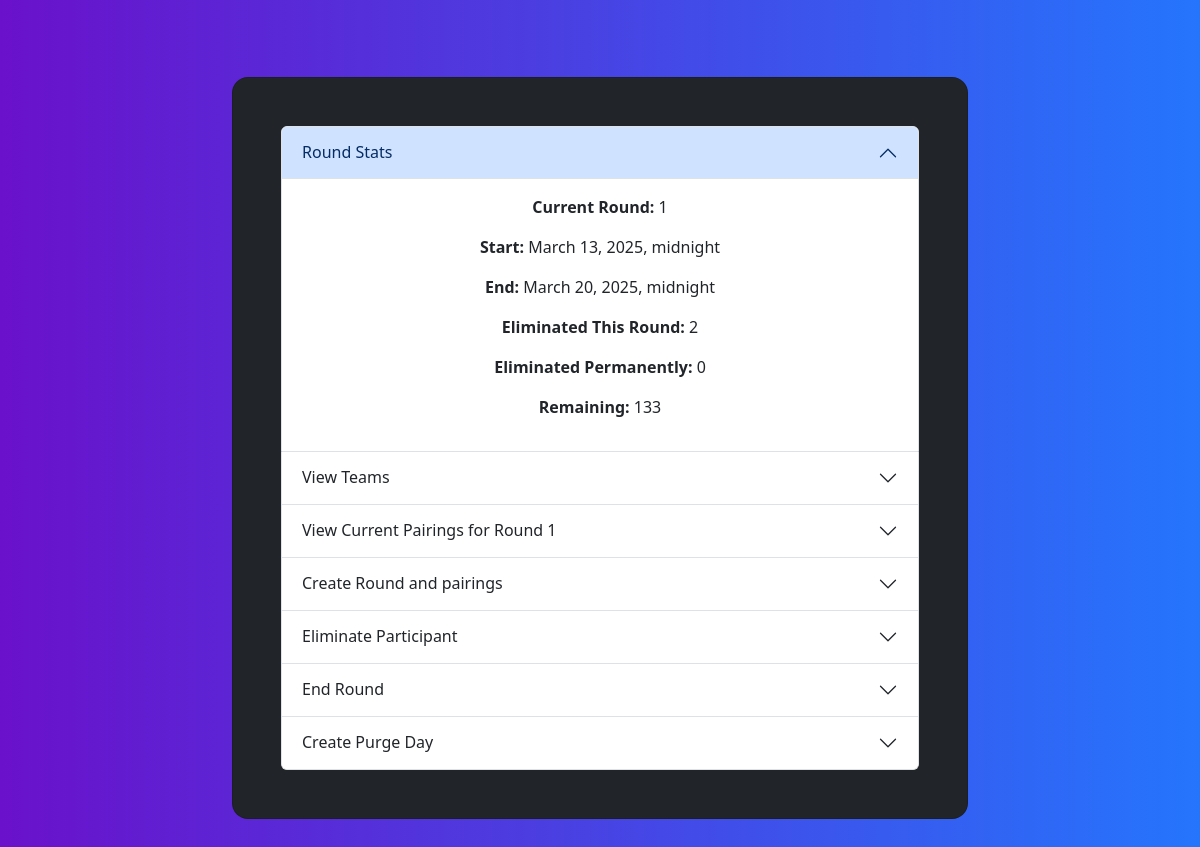
Screenshot of /admin-control (signed in) with the database file from the repository.
### assignments/models.py (models this page shows, shortened)
class Round(models.Model):
    index = models.IntegerField(default=0)
    start_date = models.DateTimeField("Date Round Starts")
    end_date = models.DateTimeField("Date Round Ends")
    completed = models.BooleanField(default=False)

### assignments/views.py (the view)
# urls.py: path("admin-control", views.adminControl, name="admin-control"),
@login_required(login_url="/accounts/login/")
def adminControl(request):
	try:
		current_round = getCurRound()
		if current_round is None:
			current_round = Round.objects.first()
		current_round_index = current_round.index
		round_elims = Participant.objects.filter(round_eliminated=True, eliminated_permanently=False)
		perm_elims = Participant.objects.filter(eliminated_permanently=True)
		remaining = Participant.objects.filter(round_eliminated=False, eliminated_permanently=False)
	except Exception as e:
		print(e)
		current_round = None
		current_round_index = -1
		round_elims = []
		perm_elims = []
		remaining = []
	round_targets = Target.objects.filter(round=current_round)
	round_target_list = list()
	for target in round_targets:
		round_target_list.append(model_to_dict(target))
	all_teams = Team.objects.all()
	team_list = list()
	for team in all_teams:
		team_list.append(model_to_dict(team))
	participants = Participant.objects.all()
	participant_list = list()
	for participant in participants:
		participant_list.append(model_to_dict(participant))
	template = loader.get_template("assignments/adminControl.html")
	context = {
		'current_round': current_round,
		'current_round_index': current_round_index,
		'eliminated_this_round': len(round_elims),
		'eliminated_permanently': len(perm_elims),
		'remaining': len(remaining),
		'round_targets': round_targets,
		'round_targets_ser': round_target_list,
		'teams': all_teams,
		'team_list': team_list,
		'participants': participant_list,
	}
	return HttpResponse(template.render(context, request))

### assignments/models.py (called while the page is built)
    def get_round_elimed(self):
        filtered_p = list()
        for p in self.participants.all():
            if p.round_eliminated is True and p.eliminated_permanently is False:
                filtered_p.append(p)
        return filtered_p

    def get_round_elimed_count(self):
        return len(self.get_round_elimed())

    def get_perm_elimed(self):
        filtered_p = list()
        for p in self.participants.all():
            if p.eliminated_permanently is True:
                filtered_p.append(p)
        return filtered_p

    def get_perm_elimed_count(self):
        return len(self.get_perm_elimed())

    def get_remaining(self):
        filtered_p = list()
        for p in self.participants.all():
            if p.round_eliminated is False and p.eliminated_permanently is False:
                filtered_p.append(p)
        return filtered_p

    def get_remaining_count(self):
        return len(self.get_remaining())

    def get_participants(self):
        return self.participants.all()

    def get_participants_first_name(self):
        filtered_p = list()
        for p in self.participants.all():
            if p.round_eliminated is False and p.eliminated_permanently is False:
                filtered_p.append(p.name.split(" ")[0])
        return ", ".join(filtered_p)

    def get_color(self):
        if self.eliminated_permanently:
            return "#DC4C64"
        if self.round_eliminated:
            return "#E4A11B"
        return "#14A44D"

    def __str__(self):
        return f"Round {self.round.index} target of {self.target_team.name} by {self.prosecuting_team.name}"

### assignments/views.py (called while the page is built)
def getCurRound() -> Round:
	rounds = Round.objects.all()
	for round in rounds:
		if round.start_date <= timezone.now() and round.end_date > timezone.now():
			return round
	return None

### assignments/templates/assignments/adminControl.html (shortened to what this page needs)
<!DOCTYPE html>
<html>
    <head>
        {% load bootstrap5 %}
        {% bootstrap_css %}
        {% load math_filters %}
        {% load target_filters %}
        {% load static %}
    </head>
    <body style="background: black;">
        <section class="gradient-custom">
        <div class="container py-5">
        <div class="row d-flex justify-content-center align-items-center" style="min-height: 100vh">
        <div class="col-20 col-md-16 col-lg-10 col-xl-8">
        <div class="card bg-dark" style="border-radius: 1rem; height: 90%">
        <div class="card-body p-5 text-center">
            <div class="accordion" id="accordionParent">
                <div class="accordion-item">
                    <h2 class="accordion-header">
                        <button class="accordion-button" type="button" data-bs-toggle="collapse" data-bs-target="#collapseOne" aria-expanded="true" aria-controls="collapseOne">
                            Round Stats
                        </button>
                    </h2>
                    <div id="collapseOne" class="accordion-collapse collapse show" data-bs-parent="#accordionParent">
                        <div class="accordion-body">
                            <p style="margin-bottom: 1rem"><strong>Current Round:</strong>              {{current_round_index}} </p>
                            <p style="margin-bottom: 1rem"><strong>Start:</strong>                      {{current_round.start_date}} </p>
                            <p style="margin-bottom: 1rem"><strong>End:</strong>                        {{current_round.end_date}} </p>
                            <p style="margin-bottom: 1rem"><strong>Eliminated This Round:</strong>      {{eliminated_this_round}} </p>
                            <p style="margin-bottom: 1rem"><strong>Eliminated Permanently:</strong>     {{eliminated_permanently}} </p>
                            <p style="margin-bottom: 1rem"><strong>Remaining:</strong>                  {{remaining}} </p>
                        </div>
                    </div>
                </div>
                 <div class="accordion-item">
                    <h2 class="accordion-header">
                        <button class="accordion-button collapsed" type="button" data-bs-toggle="collapse" data-bs-target="#collapseSix" aria-expanded="false" aria-controls="collapseSix">
                            View Teams
                        </button>
                    </h2>
                </div>
                <div class="accordion-item">
                    <h2 class="accordion-header">
                        <button class="accordion-button collapsed" type="button" data-bs-toggle="collapse" data-bs-target="#collapseThree" aria-expanded="false" aria-controls="collapseTwo">
                            View Current Pairings for Round {{current_round_index}}
                        </button>
                    </h2>
                </div>
                <div class="accordion-item">
                    <h2 class="accordion-header">
                        <button class="accordion-button collapsed" type="button" data-bs-toggle="collapse" data-bs-target="#collapseTwo" aria-expanded="false" aria-controls="collapseTwo">
                            Create Round and pairings
                        </button>
                    </h2>
                </div>
                <div class="accordion-item">
                    <h2 class="accordion-header">
                        <button
                            class="accordion-button collapsed"
                            type="button"
                            data-bs-toggle="collapse"
                            data-bs-target="#collapseFour"
                            aria-controls="collapseFour"
                            aria-expanded="false"
                        >
                            Eliminate Participant
                        </button>
                    </h2>
                </div>
                <div class="accordion-item">
                    <h2 class="accordion-header">
                        <button
                            class="accordion-button collapsed"
                            type="button"
                            data-bs-toggle="collapse"
                            data-bs-target="#collapseFive"
                            aria-controls="collapseFive"
                            aria-expanded="false"
                        >
                            End Round
                        </button>
                    </h2>
                </div>
                <div class="accordion-item">
                    <h2 class="accordion-header">
                        <button
                            class="accordion-button collapsed"
                            type="button"
                            data-bs-toggle="collapse"
                            data-bs-target="#collapseSeven"
                            aria-controls="collapseSeven"
                            aria-expanded="false"
                        >
                            Create Purge Day
                        </button>
                    </h2>
                </div>
            </div>
        </div>
        </div>
        </div>
        </section>
    </body>
</html>

### assignments/templates/assignments/adminControl.html (style rules this page uses)
.gradient-custom { background: #6a11cb; background: -webkit-linear-gradient(to right, rgba(106, 17, 203, 1), rgba(37, 117, 252, 1)); background: linear-gradient(to right, rgba(106, 17, 203, 1), rgba(37, 117, 252, 1)) }

### rows the page displays
Round: start_date "March 13, 2025, midnight", end_date "March 20, 2025, midnight"

### other values shown
{{ current_round_index }} "1"
{{ eliminated_this_round }} "2"
{{ eliminated_permanently }} "0"
{{ remaining }} "133"
